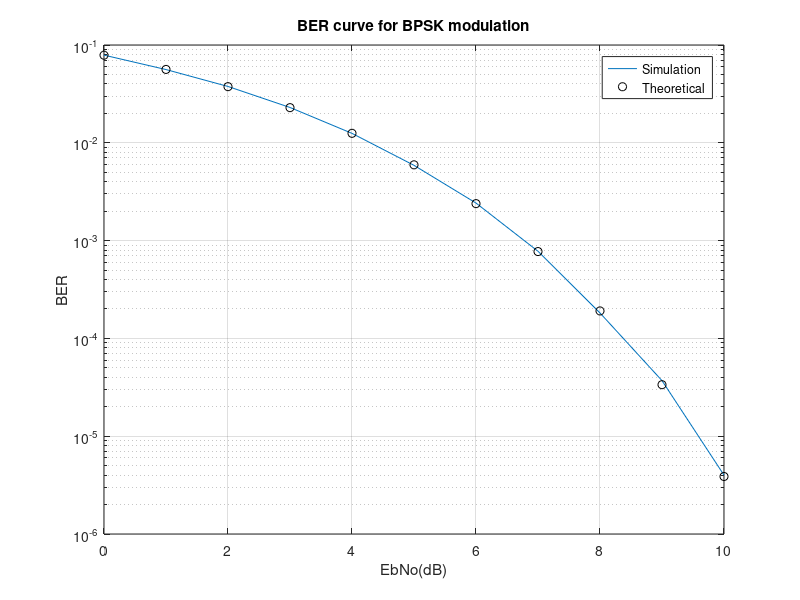

MATLAB code for this plot:

clear;
close all;

num_bit = 1e6;
EbNodB = 0:1:10;

for i = 1:length(EbNodB)
    s = 2 * (round(rand(1, num_bit)) - 0.5);
    w = (1 / sqrt(2 * 10^(EbNodB(i) / 10))) * randn(1, num_bit);
    r = s + w;
    s_est = sign(r);
    sim_BER(i) = (num_bit - sum(s == s_est)) / num_bit;
end

the_Ber = 0.5 * erfc(sqrt(10.^(EbNodB / 10)));

semilogy(EbNodB, sim_BER, '-');
hold on
semilogy(EbNodB, the_Ber, 'ko');
title('BER curve for BPSK modulation');
legend('Simulation', 'Theoretical');
xlabel('EbNo(dB)');
ylabel('BER');
grid on

